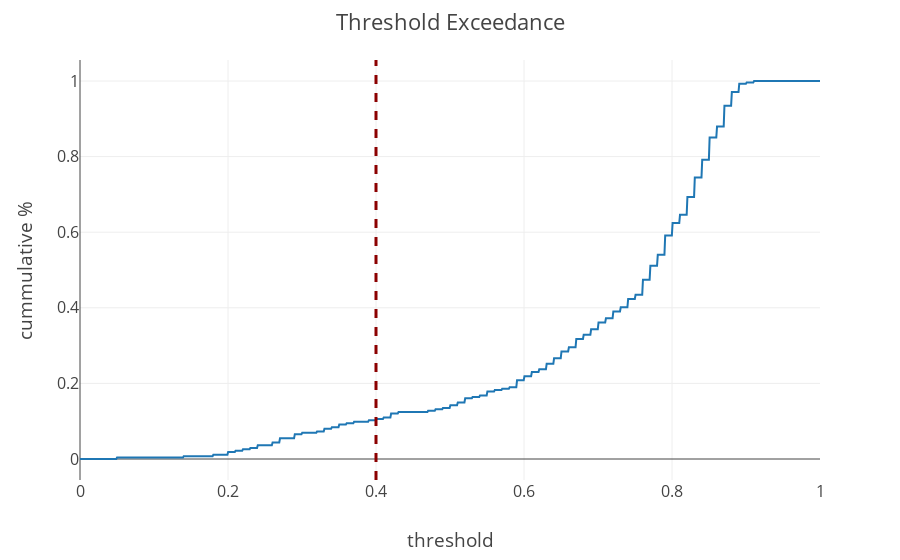

Notebook code for this chart:
### Code cell
fig_theshold.update_layout(font=dict(size=16))
fig_theshold.show()

### Figure 1 — Plotly figure (JSON) as saved in the notebook; plotly's stock layout.template omitted (floating-point values rounded to 4 significant figures; data arrays with more than 128 entries replaced by an {"elided": "..."} marker saying what was removed)
{"data": [{"hovertemplate": "x=%{x}<br>y=%{y}<extra></extra>", "legendgroup": "", "line": {"color": "#1F77B4", "dash": "solid"}, "marker": {"symbol": "circle"}, "mode": "lines", "name": "", "orientation": "v", "showlegend": false, "type": "scatter", "x": {"elided": "1000 float values"}, "xaxis": "x", "y": {"elided": "1000 float values"}, "yaxis": "y"}], "layout": {"font": {"size": 16}, "legend": {"tracegroupgap": 0}, "margin": {"t": 60}, "shapes": [{"line": {"color": "darkred", "dash": "dash", "width": 3}, "type": "line", "x0": 0.4, "x1": 0.4, "xref": "x", "y0": 0, "y1": 1, "yref": "y domain"}], "title": {"text": "Threshold Exceedance"}, "xaxis": {"anchor": "y", "domain": [0, 1], "title": {"text": "threshold"}}, "yaxis": {"anchor": "x", "domain": [0, 1], "title": {"text": "cummulative %"}}}}
